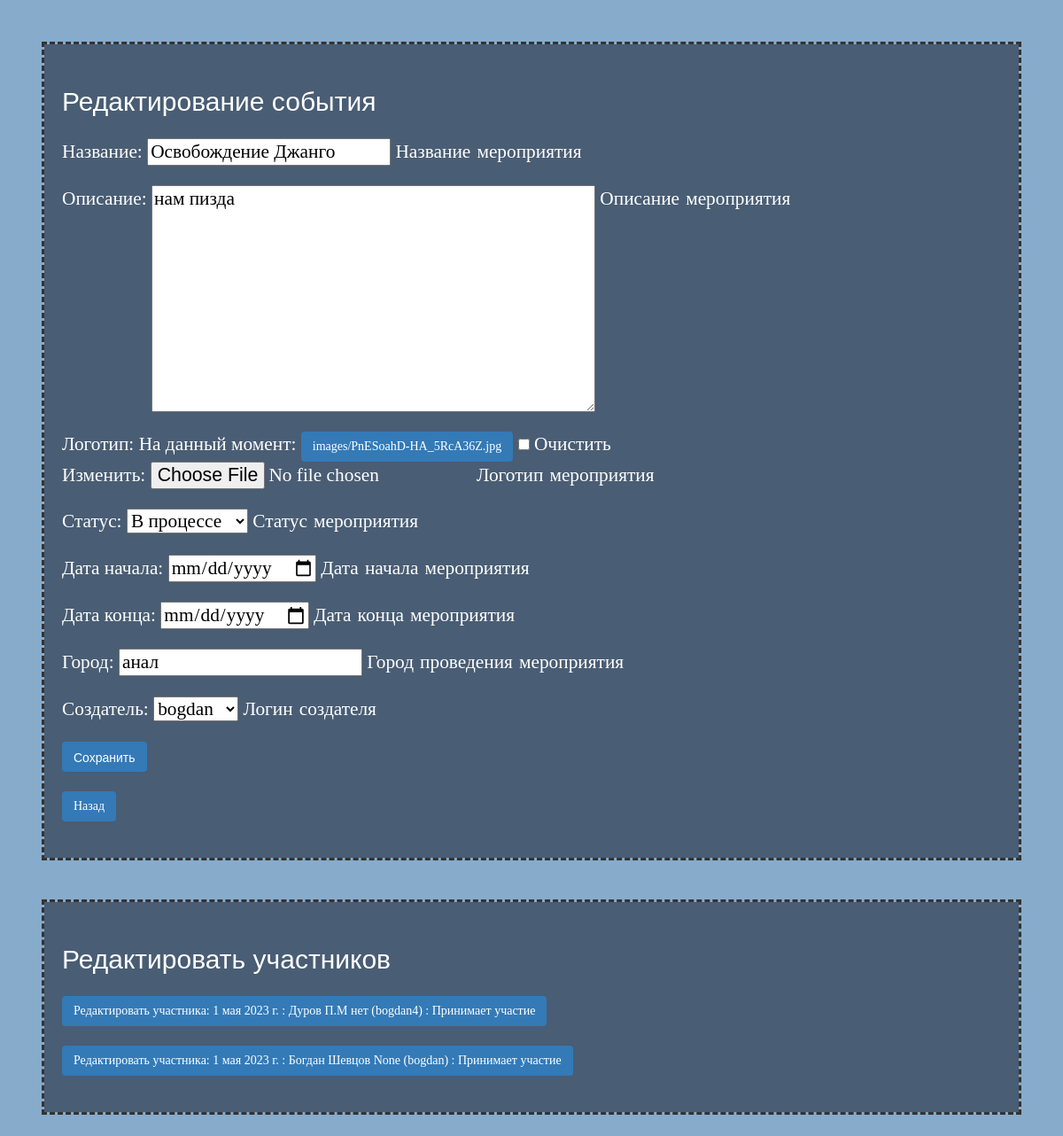
Page /updateevent/8/ (signed in) on the earlier database version.
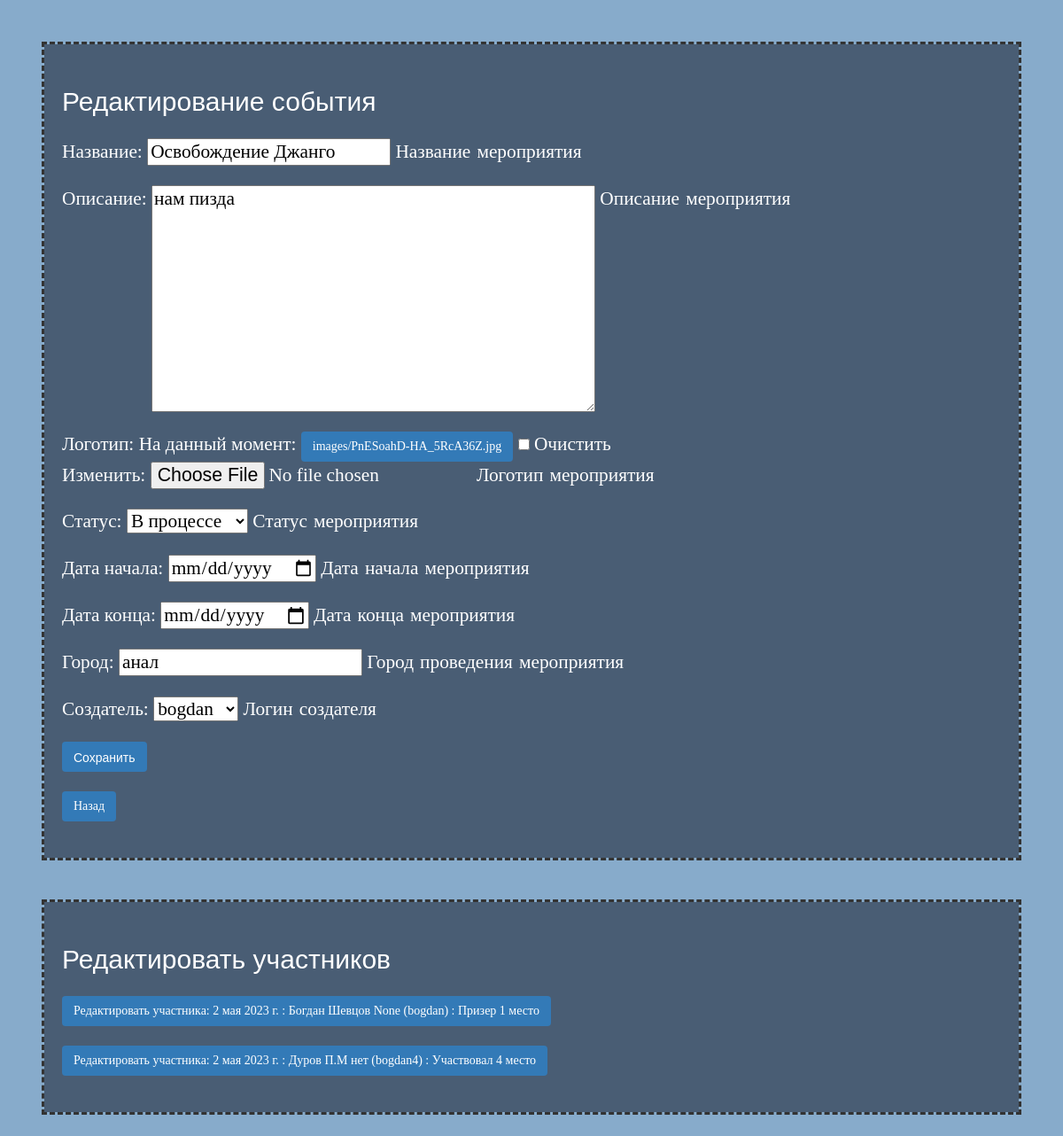
Same page on the later database version.
### event/models.py (models this page shows, shortened)
class UsersEvents(models.Model):
    event = models.ForeignKey(Event, on_delete=models.CASCADE, verbose_name='Событие в котором учавствует пользователь')
    users = models.ForeignKey(Users, on_delete=models.CASCADE, verbose_name='Пользователь', help_text='Логин пользователя')
    status = models.ForeignKey(UserStatus, on_delete=models.CASCADE, default=1, null=True, verbose_name='Статус участника')
    date_reg = models.DateField(default=timezone.now, verbose_name='Дата регистрации', help_text='Дата регистрации на меропрятии')
    link_certificate = models.FileField(null=True, blank=True, verbose_name='Сертификат', help_text='Сертификат участника мероприятия', upload_to='files/')
    rating = models.IntegerField(null=True, blank=True, verbose_name='Занимеемое место', help_text='Занимеемое место на мероприятии')
    class Meta:
        verbose_name_plural = 'События и участники'
        verbose_name = 'Событие и участник'
        ordering = ['-status', '-date_reg', '-rating']

class Users(models.Model):
    MAN = 'M'
    WOMAN = 'W'
    AMERICAN = 'N'
    SEX = [
        (MAN, 'Мужской'),
        (WOMAN, 'Женский'),
        (AMERICAN, 'Средний'),
    ]
    user = models.OneToOneField(User, on_delete=models.CASCADE, verbose_name='Пользователь', help_text='Логин пользователя')
    second_name = models.CharField(null=True, blank=True, max_length=50, verbose_name='Отчество', help_text='Отчество пользователя')
    age = models.IntegerField(null=True, verbose_name='Возраст', help_text='Полных лет пользователя')
    city = models.CharField(max_length=50, verbose_name='Город', help_text='Город, в котором живет пользователь')
    sex = models.CharField(max_length=1, verbose_name='Пол', choices=SEX, default=MAN, help_text='Пол пользователя')
    class Meta:
        verbose_name_plural = 'Пользователи'
        verbose_name = 'Пользователь'
        ordering = ['-id']

class UserStatus(models.Model):
    name = models.CharField(max_length=50, verbose_name='Роль', help_text='Статус на мероприятии')
    def __str__(self):
        return self.name
    class Meta:
        verbose_name_plural = 'Статусы'
        verbose_name = 'Статус'

### event/views.py (the view)
# urls.py: path('updateevent/<int:event_id>/', update_event, name='updateevent'),
@login_required
@transaction.atomic
def update_event(request, event_id):
    if request.method == 'POST':
        form = EventForm(request.POST, request.FILES, instance=Event.objects.get(pk=event_id))
        if form.is_valid():
            event = form.save(commit=False)
            event.save()
            return redirect('by_event', event_id=event.pk)
        else:
            messages.error(request, 'Please correct the error below.')
    else:
        event = Event.objects.get(pk=event_id)
        form = EventForm(instance=event, initial={'data_start': event.data_start, 'data_end': event.data_end})
    try:
        ues = UsersEvents.objects.filter(event_id=event_id)
    except UsersEvents.DoesNotExist:
        ues = None
    return render(request, 'event/update.html', {'form': form, 'user_events': ues})

### event/forms.py
class EventForm(forms.ModelForm):
    class Meta:
        model = Event
        fields = ('__all__')
        widgets = {
            'data_start': forms.DateInput(
                attrs={'type': 'date', 'placeholder': 'yyyy-mm-dd (DOB)', 'class': 'form-control'}
            ),
            'data_end': forms.DateInput(
                attrs={'type': 'date', 'placeholder': 'yyyy-mm-dd (DOB)', 'class': 'form-control'}
            )
        }

### event/models.py (called while the page is built)
    def __str__(self):
        return self.name

### event/templates/event/update.html (shortened to what this page needs)
{% load static %}
<html>
<head>
    <link rel="stylesheet" type="text/css" href="{% static 'event/style.css' %}">
</head>
<body>
    <div>
        <h2>Редактирование события</h2>
        <form method="post" enctype='multipart/form-data'>
            {{ form.as_p }}
            <button type="submit">Сохранить</button>
            <p><a href="{% url 'index' %}">Назад</a></p>
        </form>
    </div>
    {% if user_events %}
    <div>
        <h2>Редактировать участников</h2>
        {% for uevent in user_events %}
        <p><a href="{% url 'updateuserevent' uevent.id %}">Редактировать участника: {% include 'event/userevent.html' %}</a></p>
        {% endfor %}
    </div>
    {% endif %}
</body>
</html>

### event/templates/event/userevent.html
{% block content %}
    {{ uevent.date_reg }} : {{ uevent.users.user.first_name }} {{ uevent.users.user.last_name }} {{ uevent.users.second_name }} ({{ uevent.users.user.username }}) : {{ uevent.status }}
        {% if uevent.rating %}
            {{ uevent.rating }} место
        {% endif %}
{% endblock content %}

Differences in the rows shown:
removed UsersEvents: date_reg "1 мая 2023 г.", users.user.first_name "Дуров", users.user.last_name "П.М", users.second_name "нет", users.user.username "bogdan4", status "Принимает участие"
removed UsersEvents: date_reg "1 мая 2023 г.", users.user.first_name "Богдан", users.user.last_name "Шевцов", users.second_name "None", users.user.username "bogdan", status "Принимает участие"
added UsersEvents: date_reg "2 мая 2023 г.", users.user.first_name "Богдан", users.user.last_name "Шевцов", users.second_name "None", users.user.username "bogdan", status "Призер", rating "1"
added UsersEvents: date_reg "2 мая 2023 г.", users.user.first_name "Дуров", users.user.last_name "П.М", users.second_name "нет", users.user.username "bogdan4", status "Участвовал", rating "4"
